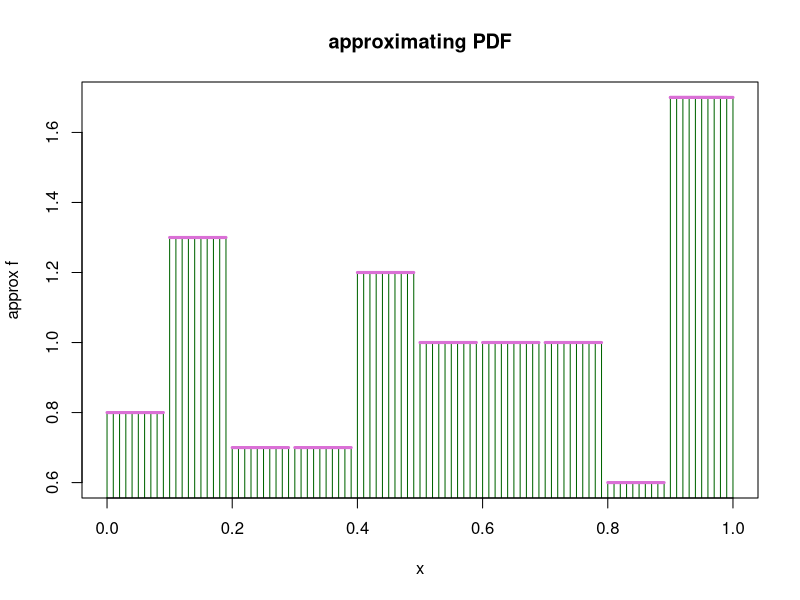
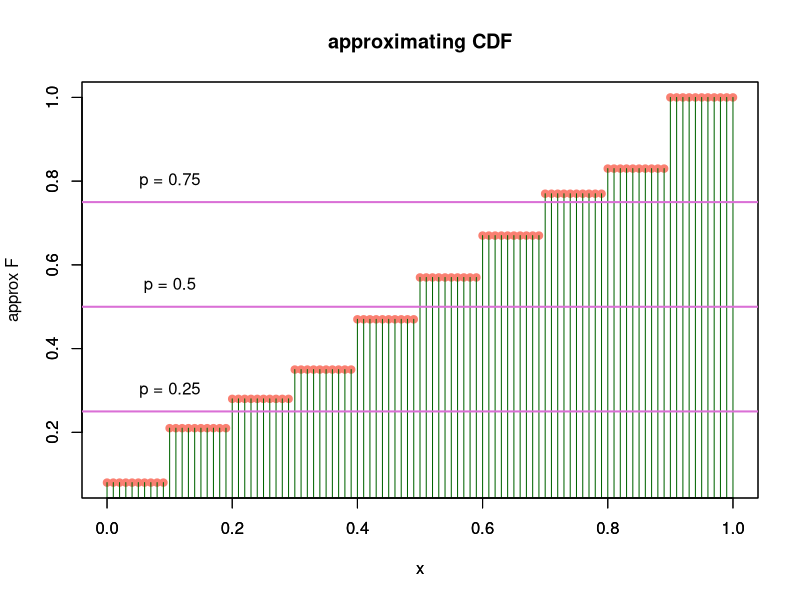

These charts were generated, in order, by the following R code: (Note: this script raises an error after producing the figures.)
## ---- chunk 1
knitr::opts_chunk$set(echo = TRUE)

## ---- chunk 2
#pigreco is a list of N parameters, h is a fixed parameter
approx_f <- function(h, x, pigreco){
  
  #input:
  #h: length of the bin
  #x: point in which we want to compute the function
  #pigreco: vector of parameter 
  
  #output: approximating function computed in x
  
  #computing number of bins, the last bin could be shorter
  N = ceiling(1/h) 
  
  #I start from zero to consider also the first bin 
  for (i in 0:N-1){
    
    #condition to check to what bin x belongs to
    #my arbitrary decision is that a bin is right open and left closed
    #so they are like [0,h)
    if((x >= i*h) & (x < (i+1) * h)){ 
      
      #approximating function 
      return(pigreco[i+1]/h)
      
      #when I find the right bin it is useless to check also the others
      break
      
    }else{
      #for the last bin is also right closed: [1-h,1] and
      #with the previous cycle I am not able to catch the output of the function when x is equal to 1
      if(x==1){                   
        return(pigreco[length(pigreco)]/h)
      }
    }
  }
}
## ---- chunk 3
#given h
h= 0.1 

#arbitrary parameter vector that respect its constraints. I pick all positive numbers
pigreco <- c(0.08,0.13,0.07,0.07,0.12,0.10,0.10,0.10,0.06,0.17)

#check if the constraints are verified
cat("The sum of my arbitrary parameter must be", sum(pigreco))

#points in which we compute the approximating function
x <- seq(0, 1, 0.01)

#approximating function 
f_hat = sapply(x, function(x) approx_f(h, x, pigreco)) 

#plot: type="h" allow to understand better its shape
plot(x, f_hat, xlim=c(0,1), col="darkgreen", type = "h", main = "approximating PDF", ylab = "approx f") 

#I add the segments to visualize better the steps
segments(0.9, pigreco[10]/h, 1, pigreco[10]/h, col = "orchid", lwd = 3)
for(i in 0:9){
  segments(i*h,pigreco[i+1]/h, i*h + 0.09,pigreco[i+1]/h, col = "orchid", lwd = 3)
}
## ---- chunk 4
approx_F <- function(pigreco){
  
  #input: parameter vector
  #output: plot of the approximating CDF 
  
  #I compute CDF doing the cumulative sum. 
  #I add one at the end just to have a vector of length 101 as x
  f_grande <- c(rep(cumsum(pigreco), each = 10), 1)
  
  plot(x,f_grande, type = "p", col = "salmon", lwd = 1, pch= 19, main = "approximating CDF", ylab="approx F")
  
  #with par I admit another plot in the same figure
  par(new=TRUE)
  plot(x,f_grande, type = "h", col = "darkgreen", lwd = 1, ylab="")
  
  #plot the horizontal line to visualize the first, second and third quartile
  abline(0.25,0, col = "orchid", lwd = 2)
  text(0.1,0.3,"p = 0.25")
  
  abline(0.5,0, col = "orchid", lwd = 2)
  text(0.1,0.55,"p = 0.5")
  
  abline(0.75,0, col = "orchid", lwd = 2)
  text(0.1,0.8,"p = 0.75")
}
#computing the CDF for my example
approx_F(pigreco)
## ---- chunk 5
approx_quantil <- function(h, p, pigreco){
  #input:
  #h: length of the bin
  #p: tail area
  #pigreco: parameter vector
  
  #output: quantile of p
  
  #compute the cumulative sum of the vector of parameters pigreco
  cdf <- cumsum(pigreco) 
  
  #number of bins
  N = ceiling(1/h)
  
  #In this case the quantile function will be always equal to the start of the step, so I have also compute the cumsum of the length of the bins 
  h_list = rep(h, N)             
  h_list = cumsum(h_1)
  
  #until the first height the function will be zero
  if (p <= pigreco[1]){       
    return(0)
    
  }else{
    
    for (i in 1:(N-1)){
      
      #I look for the first bin that cover the given tail area  
      if((p > cdf[i]) & (p <= cdf[i+1])){
        
        #it will return the starting point of the bin
        return(h_list[i]) 
        
        #when I find the right bin it is useless check also the others
        break
      }
    }
  }
}

#compute and plot the quantile function for my example 
quantili = sapply(x, function(x) approx_quantil(h, x, pigreco))
plot(x, quantili, xlim=c(0,1), ylim = c(0,1), col="purple", type = "p", pch = 19, main = "approximating Quantile Function", ylab = "x", xlab="p")

#with stepfun, function is not limited in 0,1 
#plot(stepfun(x, c(outputs, 1)), xlim=c(0,1), col="red", verticals = FALSE,
#pch = 19, main = "Quantile function", do.point=F)
## ---- chunk 6
param <- function(h, a = 2, b = 5){
  #input:
  #h: length of the bin
  #a,b: alpha and beta of the beta function
  
  #output: parameter vector
  
  #number of bins
  N = ceiling(1/h)
  
  #I compute the cumsum of the length of the bin so to have values where 
  #I have to compute pbeta function
  h_1 = c(0, rep(h, N))
  h_1 <- cumsum(h_1)
  
  #initialize the parameter vector
  pigreco = c(length(N))
  
  for (i in 1:N){
    
    #doing the following difference I am computing the integral of the i-th bin
    #I am computing the difference between two areas and the result is 
    #the area in the interval of the bin 
    pigreco[i] <- pbeta(h_1[i+1],a,b) - pbeta(h_1[i],a,b)
  }
  
  #parameter vector
  return(pigreco)
}

#sanity check 

cat("The difference between true and approximating quantil function in 0.5 with h = 0.001 is ", qbeta(p = 0.5,2,5) - approx_quantil(h = 0.001,p = 0.5, param(h = 0.001)))

cat("The difference between true and approximating quantil function in 0.5 with h = 0.2 is ", qbeta(p = 0.5,2,5) - approx_quantil(h = 0.1 ,p = 0.5,param(h = 0.1)))

cat("The difference between true and approximating density function in 0.5 with h = 0.001 is ", dbeta(x = 0.5,2,5) - approx_f(h = 0.001, x = 0.5,param(h = 0.001)))

cat("The difference between true and approximating density function in 0.5 with h = 0.1 is ", dbeta(x = 0.5,2,5) - approx_f(h = 0.1, x = 0.5,param(h = 0.1)))


#I divide the support [0,1] in 1000 point where I compute the two, true and approximating, quantile function 
x = seq(0,1,0.001)


wass_dist <- function(h, a = 2, b = 5){
  #input:
  #h: length of the bin
  #a,b: alpha and beta of the beta function
  
  #output: Wasserstein distance
  
  sum(sapply(x, function(x) abs(qbeta(x, a, b) - approx_quantil(h, x, param(h, a, b)))))
} 

#sanity check 
cat("The Wasserstein distance for h = 0.001 is: ", wass_dist(0.001))
cat("The Wasserstein distance for h = 0.1 is: ", wass_dist(0.1))
cat("The Wasserstein distance for h = 0.5 is: ", wass_dist(0.5))


h_large <- function(h, epsilon, a = 2, b = 5){
  #input:
  #h: is the first h for which I compute the Wasserstein distance
  #epsilon: vector of epsilon that I want analyze
  #a, b: alpha and beta of the beta function
  
  #output:
  #h_l: a vector made by the largest binwidth, one for each epsilon
  
  h_l <- rep(0, length(epsilon))
  c <- 0
  
  #I scan all the vector of epsilon and analyze one at a time
  for (i in epsilon){
    
    #Since I look for the largest h, I have to pick the largest distance 
    #smaller than epsilon
    while (wass_dist(h, a, b) > i){
      
      #For each tentative I decrease h slowly 
      h = h - 0.0001
    }
    
    #counter to stop the bisection method
    t = 0
    
    #I want to check if there is an h bigger respect to that 
    #I have pick
    #at most three iteration for the bisection method
    while ((wass_dist((h + 0.001)/2, a, b) > i) | (t == 3)){
      
      #updating again my h
      h = (h + 0.001) /2
      #updating the counter
      t = t + 1
    }
    #I move the next epsilon
    c <- c +1 
    
    #I save the value of h that I found
    h_l[c] <- h
  }
  
  return(h_l)
}

cat("The Wasserstein distance for h = 0.08 is: ", wass_dist(0.2))

#values of epsilon for which we want to find the largest h
eps = seq(9, 8, -0.1)

#computing the function starting from h = 0.08
h_largest <- h_large(0.2, eps)

#plot of the trend of the largest binwidth in function of epsilon 
plot(eps, h_largest, main = "Largest binwidth in function of epsilon", xlab = "epsilon", ylab = "h", pch = 19, col = "blue")#,
     #xlim = c(0, 4), ylim = c(0,0.009))

#I use the function lm just to show that the trend of h as a function of epsilon
#is linear 
fit  <- lm(h_largest~eps)
abline(fit$coefficients[1], fit$coefficients[2], add = T, col = "green")
